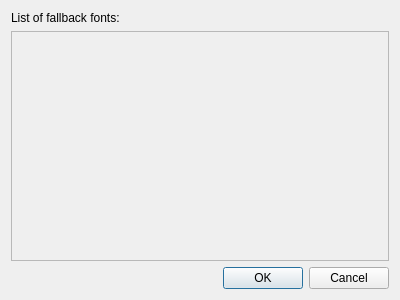
<?xml version="1.0" encoding="UTF-8"?>
<ui version="4.0">
 <class>FallbackFontsDialog</class>
 <widget class="QDialog" name="FallbackFontsDialog">
  <property name="geometry">
   <rect>
    <x>0</x>
    <y>0</y>
    <width>400</width>
    <height>300</height>
   </rect>
  </property>
  <property name="windowTitle">
   <string>Fallback fonts</string>
  </property>
  <property name="modal">
   <bool>true</bool>
  </property>
  <layout class="QVBoxLayout" name="verticalLayout">
   <item>
    <widget class="QLabel" name="label">
     <property name="text">
      <string>List of fallback fonts:</string>
     </property>
    </widget>
   </item>
   <item>
    <widget class="QFrame" name="frame">
     <property name="sizePolicy">
      <sizepolicy hsizetype="Expanding" vsizetype="Expanding">
       <horstretch>0</horstretch>
       <verstretch>0</verstretch>
      </sizepolicy>
     </property>
     <property name="frameShape">
      <enum>QFrame::StyledPanel</enum>
     </property>
     <property name="frameShadow">
      <enum>QFrame::Raised</enum>
     </property>
    </widget>
   </item>
   <item>
    <widget class="QDialogButtonBox" name="buttonBox">
     <property name="orientation">
      <enum>Qt::Horizontal</enum>
     </property>
     <property name="standardButtons">
      <set>QDialogButtonBox::Cancel|QDialogButtonBox::Ok</set>
     </property>
    </widget>
   </item>
  </layout>
 </widget>
 <resources/>
 <connections>
  <connection>
   <sender>buttonBox</sender>
   <signal>accepted()</signal>
   <receiver>FallbackFontsDialog</receiver>
   <slot>accept()</slot>
   <hints>
    <hint type="sourcelabel">
     <x>248</x>
     <y>254</y>
    </hint>
    <hint type="destinationlabel">
     <x>157</x>
     <y>274</y>
    </hint>
   </hints>
  </connection>
  <connection>
   <sender>buttonBox</sender>
   <signal>rejected()</signal>
   <receiver>FallbackFontsDialog</receiver>
   <slot>reject()</slot>
   <hints>
    <hint type="sourcelabel">
     <x>316</x>
     <y>260</y>
    </hint>
    <hint type="destinationlabel">
     <x>286</x>
     <y>274</y>
    </hint>
   </hints>
  </connection>
 </connections>
</ui>
